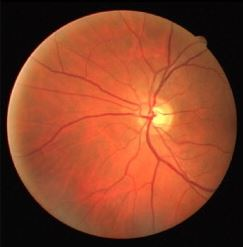
%> input picture retinal1.JPG, 243 x 247 px
$ octave --eval "result = vertical(imread('retinal1.JPG'));"   (GNU Octave 9; MATLAB toolbox functions it lacks are replaced by stand-ins)
%> lines starting %> are read from the running program, lines starting %| are printed output that depends on the picture
function [C2 O2]=vertical(A)
%A=imread('retinal1.jpg');
A=rgb2gray(A);
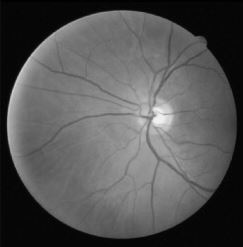
%> A: size 247x243 uint8; min 0, max 243, mean 83.8
A=im2double(A);
%> A: size 247x243 double
B=A;
A=imcomplement(A);
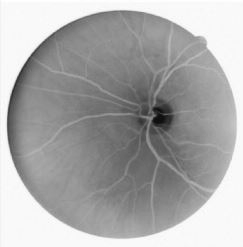
%> A: size 247x243 double; min 0.0471, max 1, mean 0.671
[r c]=size(A);
%> r = 247; c = 243
vf2=[-1 -2 -1; -2 -4 -2; 0 0 0 ; 2 4 2 ;1 2 1];
O2=zeros(r,c);
C2=zeros(r,c);
for i=3:r-2
    for j=2:c-1
        subimg=A(i-2:i+2,j-1:j+1);
        O2(i,j)=sum(sum(vf2.*subimg));
       % O2(i,j)=sum(sum(vf2.*subimg));
    end
end
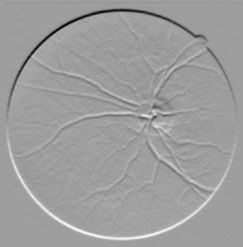
%> O2: size 247x243 double; min -6.34, max 3.89, mean -0.00119; drawn with min black and max white


for i=3:r-4

    for j=2:c-1
        flag=0;
        if O2(i+1,j)>0 & O2(i+2,j)<0

            adv=sum(O2(i:i+3,j));

            if O2(i,j)>0 & (O2(i+3,j)<0 | adv>0)
                flag=1;
            else
            end
            if adv<0 & O2(i+3,j)<0
                flag=1;
            else
            end
        else
        end

        if flag==1
            [v,p]=max(A(i:i+3,j));
            C2(i+p-1,j)=1;
        end
    end
end
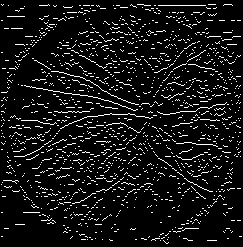
%> C2: size 247x243 double; values 0 (black) and 1 (white), 8.2% white in thin lines or dots
%> after the loop, adv = -0.0157; p = 1; v = 0.976
